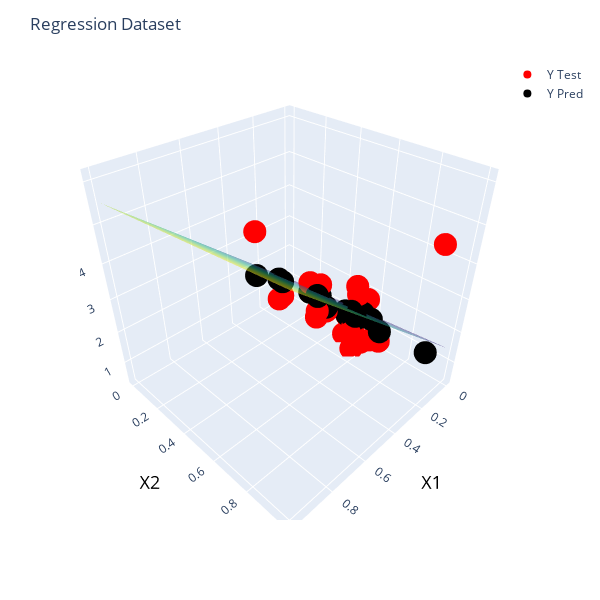

This figure's notebook cell:
### Markdown cell above
#### **VISUALISING RESULTS** with respect to first two features

### Code cell
# PLOTTING the data wrt first 2 features in 3D so it is interactive using gpu
# Use GPU for plotting
fig = px.scatter_3d()
# Plot Actual Data
fig.add_trace(go.Scatter3d(x=X_test[:20,0].flatten(), y=X_test[:20,1].flatten(), z=y_test_orig[:20].flatten(), mode='markers', marker=dict(size=8, color='red'), name='Y Test'))
# Plot Predictions
fig.add_trace(go.Scatter3d(x=X_test[:20,0].flatten(), y=X_test[:20,1].flatten(), z=y_pred_orig[:20].flatten(), mode='markers', marker=dict(size=8, color='black'), name='Y Pred'))
# Plot Plane
x1 = np.linspace(X_test[:,0].min(), X_test[:,0].max(), 10)
x2 = np.linspace(X_test[:,1].min(), X_test[:,1].max(), 10)
x1, x2 = np.meshgrid(x1, x2)
X = np.c_[x1.flatten(), x2.flatten(), np.zeros(100).reshape(-1,1)]
y = ensemble_predict(models, model_mse_array, X)
y = y_scaler.inverse_transform(y)
fig.add_trace(go.Surface(x=x1, y=x2, z=y.reshape(10,10), colorscale='Viridis', opacity=0.5, showscale=False, name='Regression Plane'))
# Label Axes
fig.update_layout(scene = dict(
                    xaxis_title='X1',
                    yaxis_title='X2',
                    zaxis_title='Y'))
# Bold Axis
fig.update_layout(scene = dict(
                    xaxis = dict(title_font=dict(size=18, color='black')),
                    yaxis = dict(title_font=dict(size=18, color='black')),
                    zaxis = dict(title_font=dict(size=18, color='black')))
)
# Title
fig.update_layout(title='Regression Dataset')
# Fig Size
fig.update_layout(width=600, height=600)
fig.show()

### Figure 1 — Plotly figure (JSON) as saved in the notebook; plotly's stock layout.template omitted (floating-point values rounded to 4 significant figures)
{"data": [{"hovertemplate": "<extra></extra>", "legendgroup": "", "marker": {"color": "#636efa", "symbol": "circle"}, "mode": "markers", "name": "", "scene": "scene", "showlegend": false, "type": "scatter3d"}, {"marker": {"color": "red", "size": 8}, "mode": "markers", "name": "Y Test", "type": "scatter3d", "x": [0.08147, 0.1401, 0.2055, 0.3612, 0.2224, 0.2907, 0.3161, 0.2201, 0.2968, 0.525, 0.1408, 0.1724, 0.1627, 0.1959, 0.3356, 0.229, 0.2349, 0.2507, 0.2292, 0.1164], "y": [0.4706, 0.5686, 1.0, 0.3137, 0.6471, 0.2157, 0.6863, 0.7255, 0.05882, 0.8627, 0.5686, 0.6667, 0.3725, 0.3333, 0.5098, 0.4118, 0.7843, 0.4902, 0.6863, 0.5098], "z": [0.477, 0.458, 5.0, 2.186, 2.78, 1.587, 1.982, 1.575, 3.4, 4.466, 1.232, 2.539, 2.151, 2.205, 2.198, 1.362, 1.784, 1.875, 1.398, 1.375]}, {"marker": {"color": "black", "size": 8}, "mode": "markers", "name": "Y Pred", "type": "scatter3d", "x": [0.08147, 0.1401, 0.2055, 0.3612, 0.2224, 0.2907, 0.3161, 0.2201, 0.2968, 0.525, 0.1408, 0.1724, 0.1627, 0.1959, 0.3356, 0.229, 0.2349, 0.2507, 0.2292, 0.1164], "y": [0.4706, 0.5686, 1.0, 0.3137, 0.6471, 0.2157, 0.6863, 0.7255, 0.05882, 0.8627, 0.5686, 0.6667, 0.3725, 0.3333, 0.5098, 0.4118, 0.7843, 0.4902, 0.6863, 0.5098], "z": [1.308, 1.698, 2.068, 2.632, 2.023, 2.263, 2.665, 2.241, 1.975, 3.713, 1.506, 1.976, 1.783, 1.884, 2.651, 2.095, 2.087, 2.004, 2.341, 1.398]}, {"colorscale": [[0, "#440154"], [0.1111, "#482878"], [0.2222, "#3e4989"], [0.3333, "#31688e"], [0.4444, "#26828e"], [0.5556, "#1f9e89"], [0.6667, "#35b779"], [0.7778, "#6ece58"], [0.8889, "#b5de2b"], [1, "#fde725"]], "name": "Regression Plane", "opacity": 0.5, "showscale": false, "type": "surface", "x": [[0, 0.1111, 0.2222, 0.3333, 0.4444, 0.5556, 0.6667, 0.7778, 0.8889, 1], [0, 0.1111, 0.2222, 0.3333, 0.4444, 0.5556, 0.6667, 0.7778, 0.8889, 1], [0, 0.1111, 0.2222, 0.3333, 0.4444, 0.5556, 0.6667, 0.7778, 0.8889, 1], [0, 0.1111, 0.2222, 0.3333, 0.4444, 0.5556, 0.6667, 0.7778, 0.8889, 1], [0, 0.1111, 0.2222, 0.3333, 0.4444, 0.5556, 0.6667, 0.7778, 0.8889, 1], [0, 0.1111, 0.2222, 0.3333, 0.4444, 0.5556, 0.6667, 0.7778, 0.8889, 1], [0, 0.1111, 0.2222, 0.3333, 0.4444, 0.5556, 0.6667, 0.7778, 0.8889, 1], [0, 0.1111, 0.2222, 0.3333, 0.4444, 0.5556, 0.6667, 0.7778, 0.8889, 1], [0, 0.1111, 0.2222, 0.3333, 0.4444, 0.5556, 0.6667, 0.7778, 0.8889, 1], [0, 0.1111, 0.2222, 0.3333, 0.4444, 0.5556, 0.6667, 0.7778, 0.8889, 1]], "y": [[0, 0, 0, 0, 0, 0, 0, 0, 0, 0], [0.1111, 0.1111, 0.1111, 0.1111, 0.1111, 0.1111, 0.1111, 0.1111, 0.1111, 0.1111], [0.2222, 0.2222, 0.2222, 0.2222, 0.2222, 0.2222, 0.2222, 0.2222, 0.2222, 0.2222], [0.3333, 0.3333, 0.3333, 0.3333, 0.3333, 0.3333, 0.3333, 0.3333, 0.3333, 0.3333], [0.4444, 0.4444, 0.4444, 0.4444, 0.4444, 0.4444, 0.4444, 0.4444, 0.4444, 0.4444], [0.5556, 0.5556, 0.5556, 0.5556, 0.5556, 0.5556, 0.5556, 0.5556, 0.5556, 0.5556], [0.6667, 0.6667, 0.6667, 0.6667, 0.6667, 0.6667, 0.6667, 0.6667, 0.6667, 0.6667], [0.7778, 0.7778, 0.7778, 0.7778, 0.7778, 0.7778, 0.7778, 0.7778, 0.7778, 0.7778], [0.8889, 0.8889, 0.8889, 0.8889, 0.8889, 0.8889, 0.8889, 0.8889, 0.8889, 0.8889], [1.0, 1.0, 1.0, 1.0, 1.0, 1.0, 1.0, 1.0, 1.0, 1.0]], "z": [[0.8985, 1.412, 1.926, 2.44, 2.953, 3.467, 3.981, 4.495, 5.008, 5.522], [0.9627, 1.476, 1.99, 2.504, 3.018, 3.531, 4.045, 4.559, 5.072, 5.586], [1.027, 1.541, 2.054, 2.568, 3.082, 3.595, 4.109, 4.623, 5.137, 5.65], [1.091, 1.605, 2.118, 2.632, 3.146, 3.66, 4.173, 4.687, 5.201, 5.714], [1.155, 1.669, 2.183, 2.696, 3.21, 3.724, 4.237, 4.751, 5.265, 5.779], [1.219, 1.733, 2.247, 2.76, 3.274, 3.788, 4.302, 4.815, 5.329, 5.843], [1.283, 1.797, 2.311, 2.825, 3.338, 3.852, 4.366, 4.879, 5.393, 5.907], [1.347, 1.861, 2.375, 2.889, 3.402, 3.916, 4.43, 4.944, 5.457, 5.971], [1.412, 1.925, 2.439, 2.953, 3.467, 3.98, 4.494, 5.008, 5.521, 6.035], [1.476, 1.989, 2.503, 3.017, 3.531, 4.044, 4.558, 5.072, 5.586, 6.099]]}], "layout": {"height": 600, "legend": {"tracegroupgap": 0}, "margin": {"t": 60}, "scene": {"domain": {"x": [0, 1], "y": [0, 1]}, "xaxis": {"title": {"font": {"color": "black", "size": 18}, "text": "X1"}}, "yaxis": {"title": {"font": {"color": "black", "size": 18}, "text": "X2"}}, "zaxis": {"title": {"font": {"color": "black", "size": 18}, "text": "Y"}}}, "title": {"text": "Regression Dataset"}, "width": 600}}
